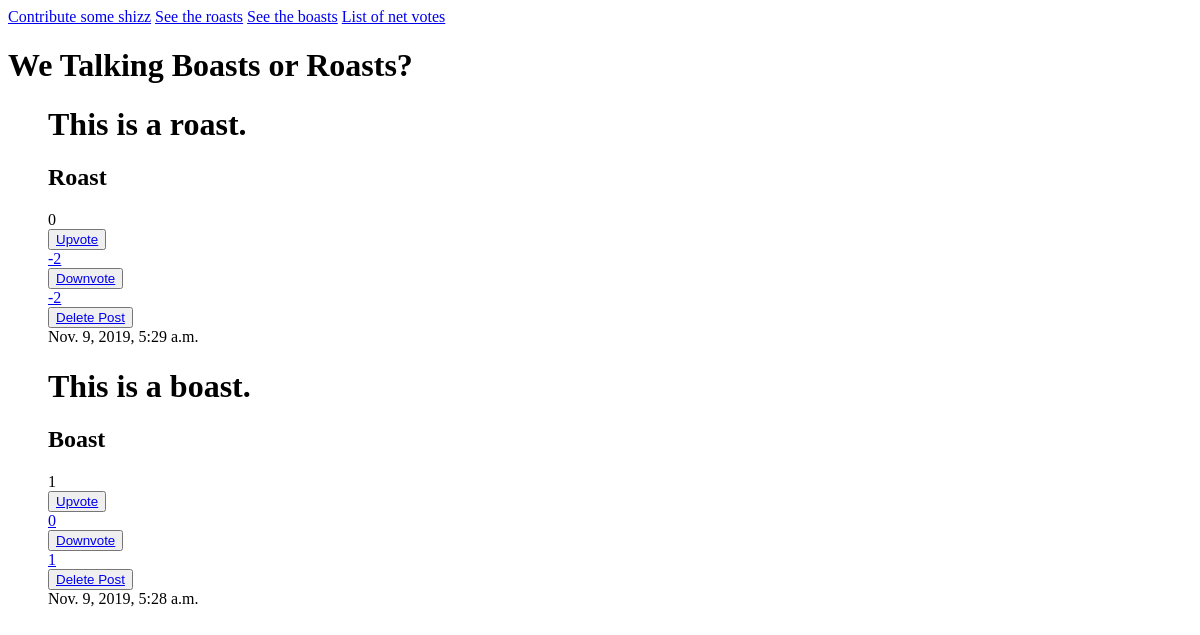
/, run on an earlier commit of the app's database.
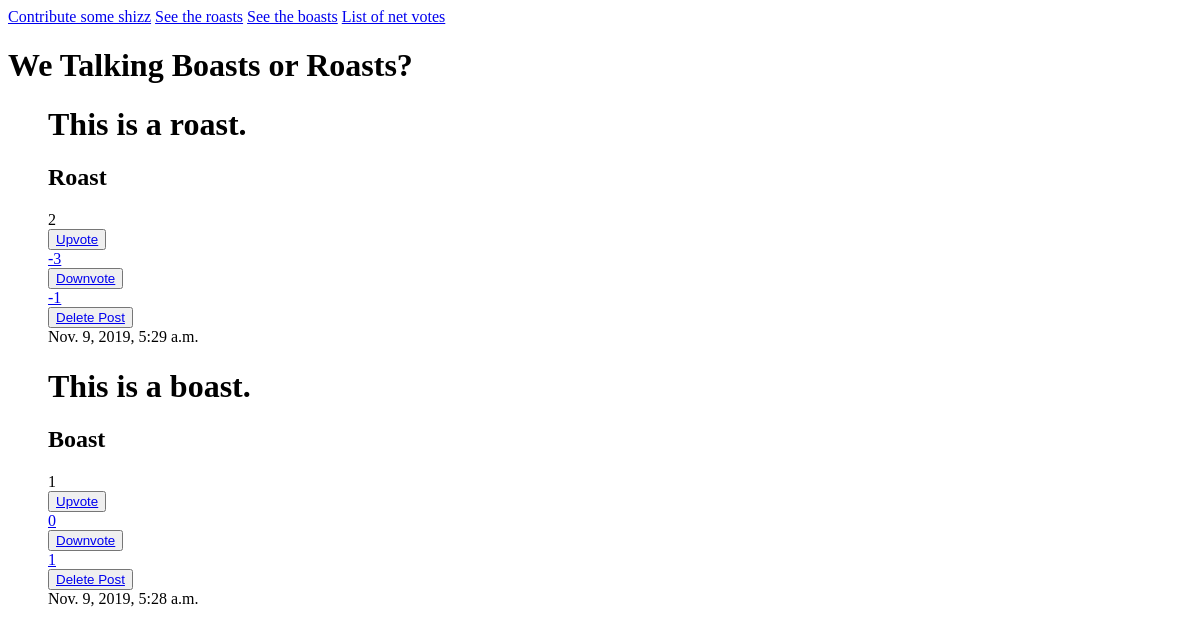
And on a later commit of the database.
### ghosts/models.py (models this page shows)
class BoastsAndRoasts(models.Model):
    is_boast = models.BooleanField(choices=BOOL_CHOICES)
    content = models.CharField(max_length=280)
    upvote = models.IntegerField(default=0)
    downvote = models.IntegerField(default=0)
    total_votes = models.IntegerField(default=0)
    post_date = models.DateTimeField(default=timezone.now)

### ghosts/views.py (the view)
# urls.py: path('', views.index, name='homepage'),
def index(request):
    html = 'index.html'
    boastsandroasts = BoastsAndRoasts.objects.all().order_by('-post_date')
    return render(request, html, {'boastsandroasts': boastsandroasts})

### ghosts/templates/index.html
<a href='/boastandroastform/'>Contribute some shizz</a>
<a href='/allroasts/'>See the roasts</a>
<a href='/allboasts/'>See the boasts</a>
<a href='/netvotes/'>List of net votes</a>
<h1>We Talking Boasts or Roasts?</h1>
<ul style='list-style:none'>
    {% for data in boastsandroasts %}
        <h1>{{ data.content }}</h1>
        {% if data.is_boast %}
            <h2>Boast</h2>
        {% else %}
            <h2>Roast</h2>
        {% endif %}
        <li>{{ data.upvote }}</li>
        <li><button><a href='/upvote/{{ data.id }}'>Upvote</button></li>
        <li>{{ data.downvote }}</li>
        <li><button><a href='/downvote/{{ data.id }}'>Downvote</button></li>
        <li>{{ data.total_votes }}</li>
        <li><button><a href='/delete/{{ data.id }}'>Delete Post</a></button></li>
        <li>{{ data.post_date }}</li>
    {% endfor %}
</ul>

What changed in the data, as far as the page shows it:
changed BoastsAndRoasts "This is a roast.": upvote "0" → "2"; downvote "-2" → "-3"; total_votes "-2" → "-1"
